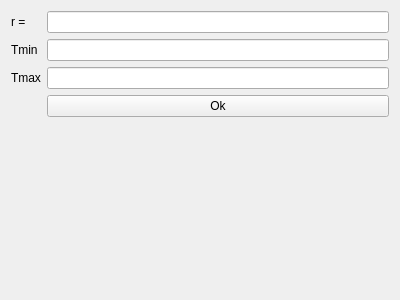
<?xml version="1.0" encoding="UTF-8"?>
<ui version="4.0">
 <class>Canny</class>
 <widget class="QWidget" name="Canny">
  <property name="geometry">
   <rect>
    <x>0</x>
    <y>0</y>
    <width>400</width>
    <height>300</height>
   </rect>
  </property>
  <property name="windowTitle">
   <string>Form</string>
  </property>
  <layout class="QGridLayout" name="gridLayout">
   <item row="1" column="2">
    <widget class="QLineEdit" name="lineEdit_2"/>
   </item>
   <item row="0" column="2">
    <widget class="QLineEdit" name="lineEdit"/>
   </item>
   <item row="0" column="0">
    <widget class="QLabel" name="label">
     <property name="sizePolicy">
      <sizepolicy hsizetype="Maximum" vsizetype="Preferred">
       <horstretch>0</horstretch>
       <verstretch>0</verstretch>
      </sizepolicy>
     </property>
     <property name="text">
      <string>r =</string>
     </property>
    </widget>
   </item>
   <item row="1" column="0">
    <widget class="QLabel" name="label_2">
     <property name="sizePolicy">
      <sizepolicy hsizetype="Maximum" vsizetype="Preferred">
       <horstretch>0</horstretch>
       <verstretch>0</verstretch>
      </sizepolicy>
     </property>
     <property name="text">
      <string>Tmin</string>
     </property>
    </widget>
   </item>
   <item row="3" column="2">
    <widget class="QLineEdit" name="lineEdit_3"/>
   </item>
   <item row="5" column="2">
    <widget class="QPushButton" name="pbCalculate">
     <property name="text">
      <string>Ok</string>
     </property>
    </widget>
   </item>
   <item row="3" column="0">
    <widget class="QLabel" name="label_3">
     <property name="sizePolicy">
      <sizepolicy hsizetype="Maximum" vsizetype="Preferred">
       <horstretch>0</horstretch>
       <verstretch>0</verstretch>
      </sizepolicy>
     </property>
     <property name="text">
      <string>Tmax</string>
     </property>
    </widget>
   </item>
   <item row="6" column="2">
    <spacer name="verticalSpacer">
     <property name="orientation">
      <enum>Qt::Vertical</enum>
     </property>
     <property name="sizeHint" stdset="0">
      <size>
       <width>20</width>
       <height>40</height>
      </size>
     </property>
    </spacer>
   </item>
  </layout>
 </widget>
 <resources/>
 <connections/>
</ui>
